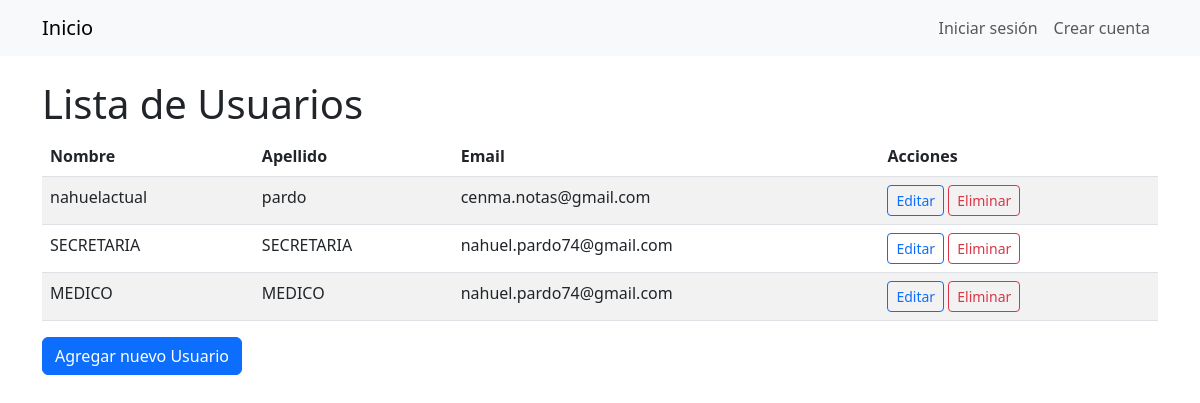
The app's page /usuarios/, older data.
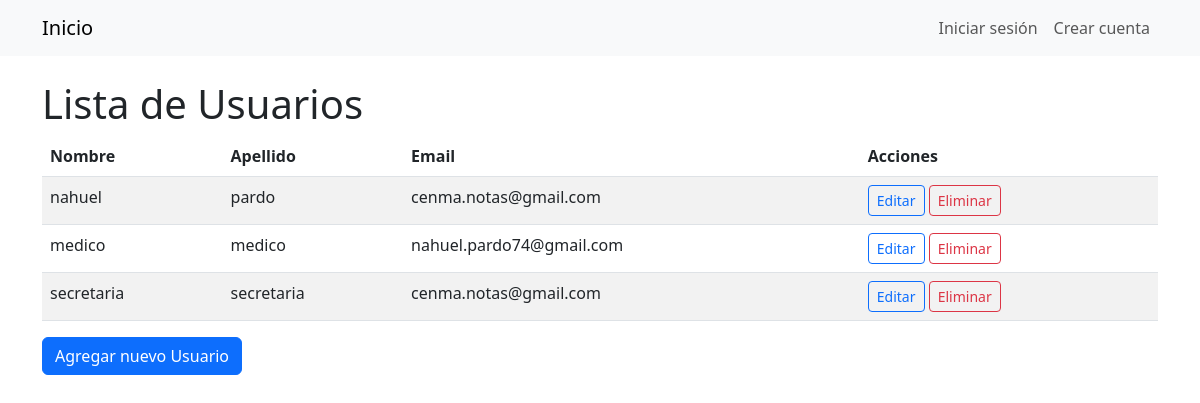
The same page, newer data.
### Gestion/models/usuario.py (models this page shows, shortened)
class Usuario(AbstractBaseUser):
    dni = models.IntegerField(unique=True)
    nombre = models.CharField(max_length=30)
    apellido = models.CharField(max_length=30)
    email = models.EmailField(max_length=60)
    telefono = models.CharField(max_length=12)
    is_active = models.BooleanField(default=True)
    is_staff = models.BooleanField(default=False)
    is_superuser = models.BooleanField(default=False)
    groups = models.ManyToManyField(
        Group,
        verbose_name='grupos',
        blank=True,
        help_text='Los grupos a los que pertenece el usuario.',
        related_name='user_set'
    )
    user_permissions = models.ManyToManyField(
        Permission,
        verbose_name='permisos',
        blank=True,
        help_text='Permisos específicos para este usuario.',
        related_name='user_set'
    )
    USERNAME_FIELD = 'dni'
    REQUIRED_FIELDS = ['nombre', 'apellido', 'email', 'telefono']
    objects = UsuarioManager()

### Gestion/views.py (the view)
# urls.py: path('usuarios/', views.UsuarioListView.as_view(), name='usuario_list'),
class UsuarioListView(generic.ListView):
    model = Usuario
    template_name = 'usuario/usuario_list.html'

### Gestion/templates/usuario/usuario_list.html
{% extends 'base.html' %}
{% block content %}
  <h1>Lista de Usuarios</h1>
  <table class="table table-striped">
    <thead>
      <tr>
        <th scope="col">Nombre</th>
        <th scope="col">Apellido</th>
        <th scope="col">Email</th>
        <th scope="col">Acciones</th>
      </tr>
    </thead>
    <tbody>
      {% for usuario in object_list %}
        <tr>
          <td>{{ usuario.nombre }}</td>
          <td>{{ usuario.apellido }}</td>
          <td>{{ usuario.email }}</td>
          <td>
            <a href="{% url 'usuario_update' usuario.pk %}" class="btn btn-sm btn-outline-primary">Editar</a>
            <a href="{% url 'usuario_delete' usuario.pk %}" class="btn btn-sm btn-outline-danger">Eliminar</a>
          </td>
        </tr>
      {% endfor %}
    </tbody>
  </table>
  <a href="{% url 'usuario_create' %}" class="btn btn-primary">Agregar nuevo Usuario</a>
{% endblock %}

Row changes from the older to the newer data that the page shows:
removed Usuario: nombre "nahuelactual", apellido "pardo", email "cenma.notas@gmail.com"
removed Usuario: nombre "SECRETARIA", apellido "SECRETARIA", email "nahuel.pardo74@gmail.com"
removed Usuario: nombre "MEDICO", apellido "MEDICO", email "nahuel.pardo74@gmail.com"
added Usuario: nombre "nahuel", apellido "pardo", email "cenma.notas@gmail.com"
added Usuario: nombre "medico", apellido "medico", email "nahuel.pardo74@gmail.com"
added Usuario: nombre "secretaria", apellido "secretaria", email "cenma.notas@gmail.com"
